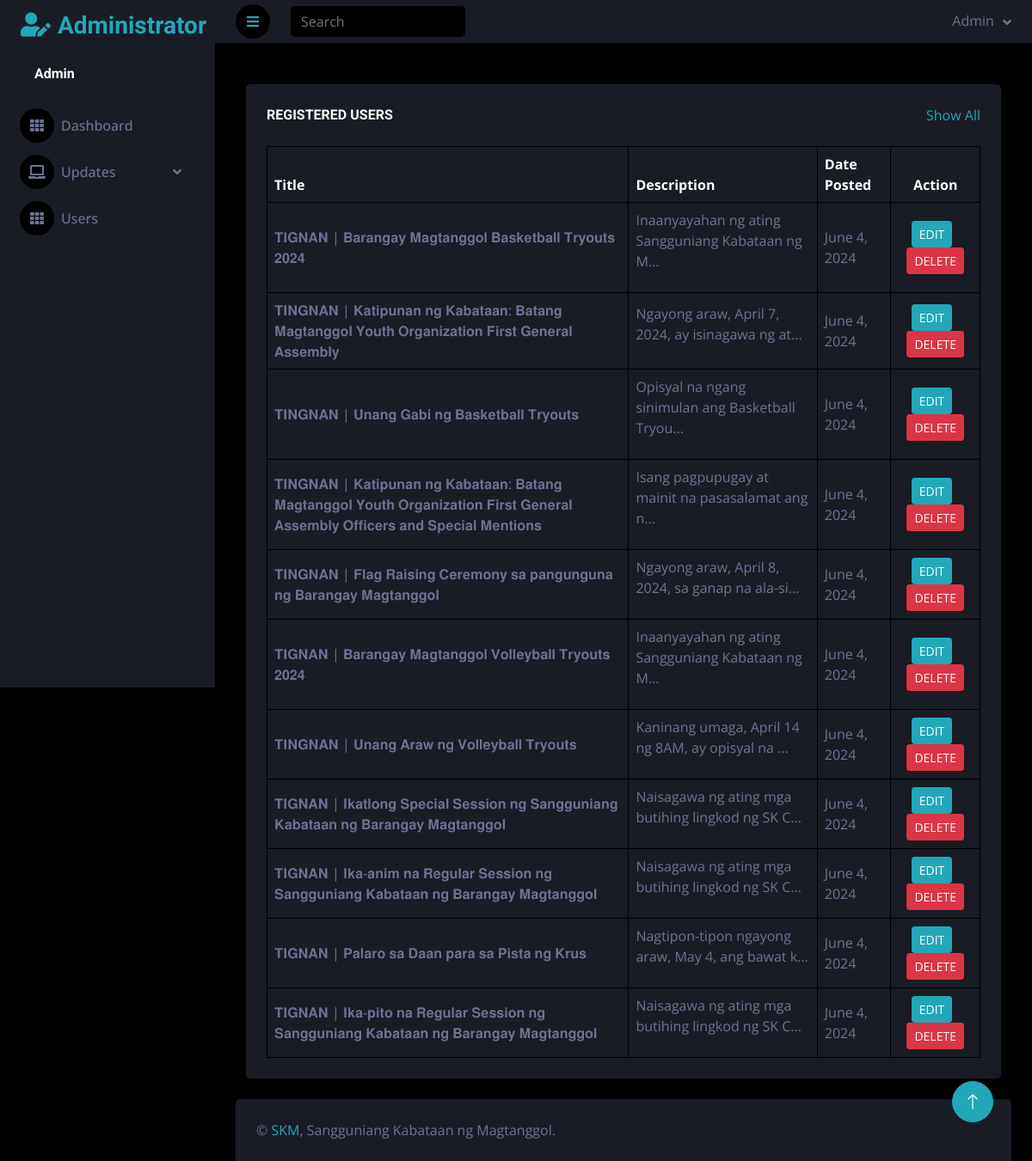
Page /newsupdate/admin/trashbin.php on the committed database.
### tables this page shows
CREATE TABLE `news_updates` (
  `updates_id` int(11) NOT NULL,
  `update_num` int(255) NOT NULL,
  `update_title` varchar(255) NOT NULL,
  `update_desc` longtext NOT NULL,
  `update_img` varchar(255) NOT NULL,
  `update_date` timestamp NULL DEFAULT current_timestamp() ON UPDATE current_timestamp(),
  `update-url` mediumtext NOT NULL,
  `update_active_stat` int(11) NOT NULL
);

### newsupdate/admin/functions/call-functions.php (called while the page is built, shortened)
<?php
$conn = mysqli_connect(DB_HOST, DB_USER, DB_PASS, DB_NAME);
function get_total_updates(){
    global $conn;
    $sql = "SELECT * FROM news_updates WHERE update_active_stat = 1";
    $result = $conn->query($sql);
    $users = [];
    if ($result->num_rows > 0) {
        while ($row = $result->fetch_assoc()) {
            $users[] = $row;
        }
    }
    return $users;
}
?>

### newsupdate/admin/trashbin.php (the view, shortened to what this page needs)
<?php
function truncateHtml($text, $length)
{
    $doc = new DOMDocument();
    $doc->loadHTML('<?xml encoding="utf-8" ?>' . $text, LIBXML_HTML_NOIMPLIED | LIBXML_HTML_NODEFDTD);
    $body = $doc->getElementsByTagName('body')->item(0);
    if (!$body) {
        return substr($text, 0, $length) . '...';
    }
    $output = '';
    return $output . (strlen($text) > $length ? '...' : '');
}
include('includes/header.php');
include('includes/navbar.php');
$total_updates = get_total_updates();
?>
<div class="container-fluid pt-4 px-4">
    <div class="bg-secondary text-center rounded p-4">
        <div class="d-flex align-items-center justify-content-between mb-4">
            <h6 class="mb-0">REGISTERED USERS</h6>
            <a href="">Show All</a>
        </div>
        <div class="table-responsive">
            <table class="table text-start align-middle table-bordered table-hover mb-0">
                <thead>
                    <tr class="text-white">
                        <th scope="col">Title</th>
                        <th scope="col">Description</th>
                        <th scope="col">Date Posted</th>
                        <th scope="col" class="text-center">Action</th>
                    </tr>
                </thead>
                <tbody>
                    <?php foreach ($total_updates as $update) : ?>
                        <tr>
                            <td><?php echo $update['update_title']; ?></td>
                            <td><?php echo truncateHtml($update['update_desc'], 50); ?></td>
                            <td><?php echo date('F j, Y', strtotime($update['update_date'])); ?></td>
                            <td class="text-center"><a href="edit-post.php?id=<?php echo $update['update_num']; ?>"
                            class="btn btn-sm btn-primary" href="">EDIT</a>
                            <a href="manage-update.php?id=<?php echo $update['update_num']; ?>&&action=del"
                            class="btn btn-sm btn-danger" onclick="return confirm('Do you reaaly want to delete ?')">DELETE</a>
                            </td>
                        </tr><?php endforeach; ?>
                </tbody>
            </table>
        </div>
    </div>
</div>
<?php
include('includes/footer.php');
?>
</body>
</html>

### newsupdate/admin/css/style.css (style rules this page uses)
:root { --primary: #22a7b9; --secondary: #191C24; --light: #6C7293; --dark: #000000; --transition: all 300ms ease-in-out; }
.btn { transition: .5s; }

### rows in the picture
news_updates: update_title "𝐓𝐈𝐆𝐍𝐀𝐍 | 𝐁𝐚𝐫𝐚𝐧𝐠𝐚𝐲 𝐌𝐚𝐠𝐭𝐚𝐧𝐠𝐠𝐨𝐥 𝐁𝐚𝐬𝐤𝐞𝐭𝐛𝐚𝐥𝐥 𝐓𝐫𝐲𝐨𝐮𝐭𝐬 𝟐𝟎𝟐𝟒", update_desc "Inaanyayahan ng ating Sangguniang Kabataan ng M...", update_date "June 4, 2024"
news_updates: update_title "𝐓𝐈𝐍𝐆𝐍𝐀𝐍 | 𝐊𝐚𝐭𝐢𝐩𝐮𝐧𝐚𝐧 𝐧𝐠 𝐊𝐚𝐛𝐚𝐭𝐚𝐚𝐧: 𝐁𝐚𝐭𝐚𝐧𝐠 𝐌𝐚𝐠𝐭𝐚𝐧𝐠𝐠𝐨𝐥 𝐘𝐨𝐮𝐭𝐡 𝐎𝐫𝐠𝐚𝐧𝐢𝐳𝐚𝐭𝐢𝐨𝐧 𝐅𝐢𝐫𝐬𝐭 𝐆𝐞𝐧𝐞𝐫𝐚𝐥 𝐀𝐬𝐬𝐞𝐦𝐛𝐥𝐲", update_desc "Ngayong araw, April 7, 2024, ay isinagawa ng at...", update_date "June 4, 2024"
news_updates: update_title "𝐓𝐈𝐍𝐆𝐍𝐀𝐍 | 𝐔𝐧𝐚𝐧𝐠 𝐆𝐚𝐛𝐢 𝐧𝐠 𝐁𝐚𝐬𝐤𝐞𝐭𝐛𝐚𝐥𝐥 𝐓𝐫𝐲𝐨𝐮𝐭𝐬", update_desc "Opisyal na ngang sinimulan ang Basketball Tryou...", update_date "June 4, 2024"
news_updates: update_title "𝐓𝐈𝐍𝐆𝐍𝐀𝐍 | 𝐊𝐚𝐭𝐢𝐩𝐮𝐧𝐚𝐧 𝐧𝐠 𝐊𝐚𝐛𝐚𝐭𝐚𝐚𝐧: 𝐁𝐚𝐭𝐚𝐧𝐠 𝐌𝐚𝐠𝐭𝐚𝐧𝐠𝐠𝐨𝐥 𝐘𝐨𝐮𝐭𝐡 𝐎𝐫𝐠𝐚𝐧𝐢𝐳𝐚𝐭𝐢𝐨𝐧 𝐅𝐢𝐫𝐬𝐭 𝐆𝐞𝐧𝐞𝐫𝐚𝐥 𝐀𝐬𝐬𝐞𝐦𝐛𝐥𝐲 𝐎𝐟𝐟𝐢𝐜𝐞𝐫𝐬 𝐚𝐧𝐝 𝐒𝐩𝐞𝐜𝐢𝐚𝐥 𝐌𝐞𝐧𝐭𝐢𝐨𝐧𝐬", update_desc "Isang pagpupugay at mainit na pasasalamat ang n...", update_date "June 4, 2024"
news_updates: update_title "𝐓𝐈𝐍𝐆𝐍𝐀𝐍 | 𝐅𝐥𝐚𝐠 𝐑𝐚𝐢𝐬𝐢𝐧𝐠 𝐂𝐞𝐫𝐞𝐦𝐨𝐧𝐲 𝐬𝐚 𝐩𝐚𝐧𝐠𝐮𝐧𝐠𝐮𝐧𝐚 𝐧𝐠 𝐁𝐚𝐫𝐚𝐧𝐠𝐚𝐲 𝐌𝐚𝐠𝐭𝐚𝐧𝐠𝐠𝐨𝐥", update_desc "Ngayong araw, April 8, 2024, sa ganap na ala-si...", update_date "June 4, 2024"
news_updates: update_title "𝐓𝐈𝐆𝐍𝐀𝐍 | 𝐁𝐚𝐫𝐚𝐧𝐠𝐚𝐲 𝐌𝐚𝐠𝐭𝐚𝐧𝐠𝐠𝐨𝐥 𝐕𝐨𝐥𝐥𝐞𝐲𝐛𝐚𝐥𝐥 𝐓𝐫𝐲𝐨𝐮𝐭𝐬 𝟐𝟎𝟐𝟒", update_desc "Inaanyayahan ng ating Sangguniang Kabataan ng M...", update_date "June 4, 2024"
news_updates: update_title "𝐓𝐈𝐍𝐆𝐍𝐀𝐍 | 𝐔𝐧𝐚𝐧𝐠 𝐀𝐫𝐚𝐰 𝐧𝐠 𝐕𝐨𝐥𝐥𝐞𝐲𝐛𝐚𝐥𝐥 𝐓𝐫𝐲𝐨𝐮𝐭𝐬", update_desc "Kaninang umaga, April 14 ng 8AM, ay opisyal na ...", update_date "June 4, 2024"
news_updates: update_title "𝐓𝐈𝐆𝐍𝐀𝐍 | 𝐈𝐤𝐚𝐭𝐥𝐨𝐧𝐠 𝐒𝐩𝐞𝐜𝐢𝐚𝐥 𝐒𝐞𝐬𝐬𝐢𝐨𝐧 𝐧𝐠 𝐒𝐚𝐧𝐠𝐠𝐮𝐧𝐢𝐚𝐧𝐠 𝐊𝐚𝐛𝐚𝐭𝐚𝐚𝐧 𝐧𝐠 𝐁𝐚𝐫𝐚𝐧𝐠𝐚𝐲 𝐌𝐚𝐠𝐭𝐚𝐧𝐠𝐠𝐨𝐥", update_desc "Naisagawa ng ating mga butihing lingkod ng SK C...", update_date "June 4, 2024"
news_updates: update_title "𝐓𝐈𝐆𝐍𝐀𝐍 | 𝐈𝐤𝐚-𝐚𝐧𝐢𝐦 𝐧𝐚 𝐑𝐞𝐠𝐮𝐥𝐚𝐫 𝐒𝐞𝐬𝐬𝐢𝐨𝐧 𝐧𝐠 𝐒𝐚𝐧𝐠𝐠𝐮𝐧𝐢𝐚𝐧𝐠 𝐊𝐚𝐛𝐚𝐭𝐚𝐚𝐧 𝐧𝐠 𝐁𝐚𝐫𝐚𝐧𝐠𝐚𝐲 𝐌𝐚𝐠𝐭𝐚𝐧𝐠𝐠𝐨𝐥", update_desc "Naisagawa ng ating mga butihing lingkod ng SK C...", update_date "June 4, 2024"
news_updates: update_title "𝐓𝐈𝐆𝐍𝐀𝐍 | 𝐏𝐚𝐥𝐚𝐫𝐨 𝐬𝐚 𝐃𝐚𝐚𝐧 𝐩𝐚𝐫𝐚 𝐬𝐚 𝐏𝐢𝐬𝐭𝐚 𝐧𝐠 𝐊𝐫𝐮𝐬", update_desc "Nagtipon-tipon ngayong araw, May 4, ang bawat k...", update_date "June 4, 2024"
news_updates: update_title "𝐓𝐈𝐆𝐍𝐀𝐍 | 𝐈𝐤𝐚-𝐩𝐢𝐭𝐨 𝐧𝐚 𝐑𝐞𝐠𝐮𝐥𝐚𝐫 𝐒𝐞𝐬𝐬𝐢𝐨𝐧 𝐧𝐠 𝐒𝐚𝐧𝐠𝐠𝐮𝐧𝐢𝐚𝐧𝐠 𝐊𝐚𝐛𝐚𝐭𝐚𝐚𝐧 𝐧𝐠 𝐁𝐚𝐫𝐚𝐧𝐠𝐚𝐲 𝐌𝐚𝐠𝐭𝐚𝐧𝐠𝐠𝐨𝐥", update_desc "Naisagawa ng ating mga butihing lingkod ng SK C...", update_date "June 4, 2024"
